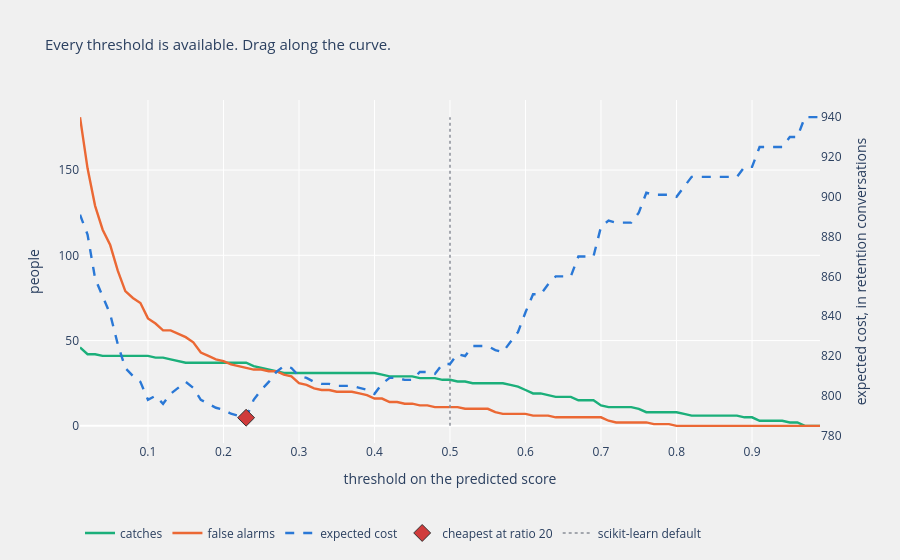

The cell this chart's notebook holds for it:
### Code cell
detail = np.stack([sweep.catches, sweep.false_alarms, sweep.expected_cost,
                   sweep.missed], axis=-1)
hover = ('threshold %{x:.2f}<br>catches: %{customdata[0]} of '
         + str(FN + TP) + ' leavers<br>false alarms: %{customdata[1]}'
         '<br>missed: %{customdata[3]}'
         '<br>expected cost: %{customdata[2]:.1f} conversations<extra></extra>')

traces = [
    go.Scatter(x=sweep.threshold, y=sweep.catches, name='catches',
               line=dict(color=GREEN, width=2.4), customdata=detail,
               hovertemplate=hover),
    go.Scatter(x=sweep.threshold, y=sweep.false_alarms, name='false alarms',
               line=dict(color=ORANGE, width=2.4), customdata=detail,
               hovertemplate=hover),
    go.Scatter(x=sweep.threshold, y=sweep.expected_cost, name='expected cost',
               yaxis='y2', line=dict(color=BLUE, width=2.4, dash='dash'),
               customdata=detail, hovertemplate=hover),
    go.Scatter(x=[best.threshold], y=[best.expected_cost], yaxis='y2',
               name='cheapest at ratio %.0f' % cost_ratio, mode='markers',
               marker=dict(color=RED, size=13, symbol='diamond',
                           line=dict(color=INK, width=1)),
               hovertemplate=('cheapest: threshold %{x:.2f}'
                              '<br>expected cost %{y:.1f}<extra></extra>')),
    go.Scatter(x=[0.5, 0.5], y=[0, sweep.false_alarms.max()], mode='lines',
               name='scikit-learn default', line=dict(color=GRAY, width=1.5,
                                                      dash='dot'),
               hoverinfo='skip'),
]
layout = go.Layout(dict(
    title=dict(text='Every threshold is available. Drag along the curve.',
               font=dict(size=15)),
    height=560, width=900,
    xaxis=dict(title='threshold on the predicted score'),
    yaxis=dict(title='people'),
    yaxis2=dict(title='expected cost, in retention conversations',
                overlaying='y', side='right', showgrid=False),
    plot_bgcolor='rgba(240, 240, 240, 0.95)',
    paper_bgcolor='rgba(240, 240, 240, 0.95)',
    legend=dict(orientation='h', y=-0.22)))
py.iplot(go.Figure(data=traces, layout=layout))

### Figure 1 — Plotly figure (JSON) as saved in the notebook; plotly's stock layout.template omitted (floating-point values rounded to 4 significant figures; data arrays with more than 128 entries replaced by an {"elided": "..."} marker saying what was removed)
{"data": [{"customdata": {"elided": "99x4 float values"}, "hovertemplate": "threshold %{x:.2f}<br>catches: %{customdata[0]} of 47 leavers<br>false alarms: %{customdata[1]}<br>missed: %{customdata[3]}<br>expected cost: %{customdata[2]:.1f} conversations<extra></extra>", "line": {"color": "#1baf7a", "width": 2.4}, "name": "catches", "type": "scatter", "x": [0.01, 0.02, 0.03, 0.04, 0.05, 0.06, 0.07, 0.08, 0.09, 0.1, 0.11, 0.12, 0.13, 0.14, 0.15, 0.16, 0.17, 0.18, 0.19, 0.2, 0.21, 0.22, 0.23, 0.24, 0.25, 0.26, 0.27, 0.28, 0.29, 0.3, 0.31, 0.32, 0.33, 0.34, 0.35, 0.36, 0.37, 0.38, 0.39, 0.4, 0.41, 0.42, 0.43, 0.44, 0.45, 0.46, 0.47, 0.48, 0.49, 0.5, 0.51, 0.52, 0.53, 0.54, 0.55, 0.56, 0.57, 0.58, 0.59, 0.6, 0.61, 0.62, 0.63, 0.64, 0.65, 0.66, 0.67, 0.68, 0.69, 0.7, 0.71, 0.72, 0.73, 0.74, 0.75, 0.76, 0.77, 0.78, 0.79, 0.8, 0.81, 0.82, 0.83, 0.84, 0.85, 0.86, 0.87, 0.88, 0.89, 0.9, 0.91, 0.92, 0.93, 0.94, 0.95, 0.96, 0.97, 0.98, 0.99], "y": [46, 42, 42, 41, 41, 41, 41, 41, 41, 41, 40, 40, 39, 38, 37, 37, 37, 37, 37, 37, 37, 37, 37, 35, 34, 33, 32, 31, 31, 31, 31, 31, 31, 31, 31, 31, 31, 31, 31, 31, 30, 29, 29, 29, 29, 28, 28, 28, 27, 27, 26, 26, 25, 25, 25, 25, 25, 24, 23, 21, 19, 19, 18, 17, 17, 17, 15, 15, 15, 12, 11, 11, 11, 11, 10, 8, 8, 8, 8, 8, 7, 6, 6, 6, 6, 6, 6, 6, 5, 5, 3, 3, 3, 3, 2, 2, 0, 0, 0]}, {"customdata": {"elided": "99x4 float values"}, "hovertemplate": "threshold %{x:.2f}<br>catches: %{customdata[0]} of 47 leavers<br>false alarms: %{customdata[1]}<br>missed: %{customdata[3]}<br>expected cost: %{customdata[2]:.1f} conversations<extra></extra>", "line": {"color": "#eb6834", "width": 2.4}, "name": "false alarms", "type": "scatter", "x": [0.01, 0.02, 0.03, 0.04, 0.05, 0.06, 0.07, 0.08, 0.09, 0.1, 0.11, 0.12, 0.13, 0.14, 0.15, 0.16, 0.17, 0.18, 0.19, 0.2, 0.21, 0.22, 0.23, 0.24, 0.25, 0.26, 0.27, 0.28, 0.29, 0.3, 0.31, 0.32, 0.33, 0.34, 0.35, 0.36, 0.37, 0.38, 0.39, 0.4, 0.41, 0.42, 0.43, 0.44, 0.45, 0.46, 0.47, 0.48, 0.49, 0.5, 0.51, 0.52, 0.53, 0.54, 0.55, 0.56, 0.57, 0.58, 0.59, 0.6, 0.61, 0.62, 0.63, 0.64, 0.65, 0.66, 0.67, 0.68, 0.69, 0.7, 0.71, 0.72, 0.73, 0.74, 0.75, 0.76, 0.77, 0.78, 0.79, 0.8, 0.81, 0.82, 0.83, 0.84, 0.85, 0.86, 0.87, 0.88, 0.89, 0.9, 0.91, 0.92, 0.93, 0.94, 0.95, 0.96, 0.97, 0.98, 0.99], "y": [181, 151, 129, 115, 106, 91, 79, 75, 72, 63, 60, 56, 56, 54, 52, 49, 43, 41, 39, 38, 36, 35, 34, 33, 33, 32, 32, 30, 29, 25, 24, 22, 21, 21, 20, 20, 20, 19, 18, 16, 16, 14, 14, 13, 13, 12, 12, 11, 11, 11, 11, 10, 10, 10, 10, 8, 7, 7, 7, 7, 6, 6, 6, 5, 5, 5, 5, 5, 5, 5, 3, 2, 2, 2, 2, 2, 1, 1, 1, 0, 0, 0, 0, 0, 0, 0, 0, 0, 0, 0, 0, 0, 0, 0, 0, 0, 0, 0, 0]}, {"customdata": {"elided": "99x4 float values"}, "hovertemplate": "threshold %{x:.2f}<br>catches: %{customdata[0]} of 47 leavers<br>false alarms: %{customdata[1]}<br>missed: %{customdata[3]}<br>expected cost: %{customdata[2]:.1f} conversations<extra></extra>", "line": {"color": "#2a78d6", "dash": "dash", "width": 2.4}, "name": "expected cost", "type": "scatter", "x": [0.01, 0.02, 0.03, 0.04, 0.05, 0.06, 0.07, 0.08, 0.09, 0.1, 0.11, 0.12, 0.13, 0.14, 0.15, 0.16, 0.17, 0.18, 0.19, 0.2, 0.21, 0.22, 0.23, 0.24, 0.25, 0.26, 0.27, 0.28, 0.29, 0.3, 0.31, 0.32, 0.33, 0.34, 0.35, 0.36, 0.37, 0.38, 0.39, 0.4, 0.41, 0.42, 0.43, 0.44, 0.45, 0.46, 0.47, 0.48, 0.49, 0.5, 0.51, 0.52, 0.53, 0.54, 0.55, 0.56, 0.57, 0.58, 0.59, 0.6, 0.61, 0.62, 0.63, 0.64, 0.65, 0.66, 0.67, 0.68, 0.69, 0.7, 0.71, 0.72, 0.73, 0.74, 0.75, 0.76, 0.77, 0.78, 0.79, 0.8, 0.81, 0.82, 0.83, 0.84, 0.85, 0.86, 0.87, 0.88, 0.89, 0.9, 0.91, 0.92, 0.93, 0.94, 0.95, 0.96, 0.97, 0.98, 0.99], "y": [891.0, 881.0, 859.0, 850.0, 841.0, 826.0, 814.0, 810.0, 807.0, 798.0, 800.0, 796.0, 801.0, 804.0, 807.0, 804.0, 798.0, 796.0, 794.0, 793.0, 791.0, 790.0, 789.0, 798.0, 803.0, 807.0, 812.0, 815.0, 814.0, 810.0, 809.0, 807.0, 806.0, 806.0, 805.0, 805.0, 805.0, 804.0, 803.0, 801.0, 806.0, 809.0, 809.0, 808.0, 808.0, 812.0, 812.0, 811.0, 816.0, 816.0, 821.0, 820.0, 825.0, 825.0, 825.0, 823.0, 822.0, 827.0, 832.0, 842.0, 851.0, 851.0, 856.0, 860.0, 860.0, 860.0, 870.0, 870.0, 870.0, 885.0, 888.0, 887.0, 887.0, 887.0, 892.0, 902.0, 901.0, 901.0, 901.0, 900.0, 905.0, 910.0, 910.0, 910.0, 910.0, 910.0, 910.0, 910.0, 915.0, 915.0, 925.0, 925.0, 925.0, 925.0, 930.0, 930.0, 940.0, 940.0, 940.0], "yaxis": "y2"}, {"hovertemplate": "cheapest: threshold %{x:.2f}<br>expected cost %{y:.1f}<extra></extra>", "marker": {"color": "#d03b3b", "line": {"color": "#333333", "width": 1}, "size": 13, "symbol": "diamond"}, "mode": "markers", "name": "cheapest at ratio 20", "type": "scatter", "x": [0.23], "y": [789], "yaxis": "y2"}, {"hoverinfo": "skip", "line": {"color": "#8a8f98", "dash": "dot", "width": 1.5}, "mode": "lines", "name": "scikit-learn default", "type": "scatter", "x": [0.5, 0.5], "y": [0, 181]}], "layout": {"height": 560, "legend": {"orientation": "h", "y": -0.22}, "paper_bgcolor": "rgba(240, 240, 240, 0.95)", "plot_bgcolor": "rgba(240, 240, 240, 0.95)", "title": {"font": {"size": 15}, "text": "Every threshold is available. Drag along the curve."}, "width": 900, "xaxis": {"title": {"text": "threshold on the predicted score"}}, "yaxis": {"title": {"text": "people"}}, "yaxis2": {"overlaying": "y", "showgrid": false, "side": "right", "title": {"text": "expected cost, in retention conversations"}}}}
